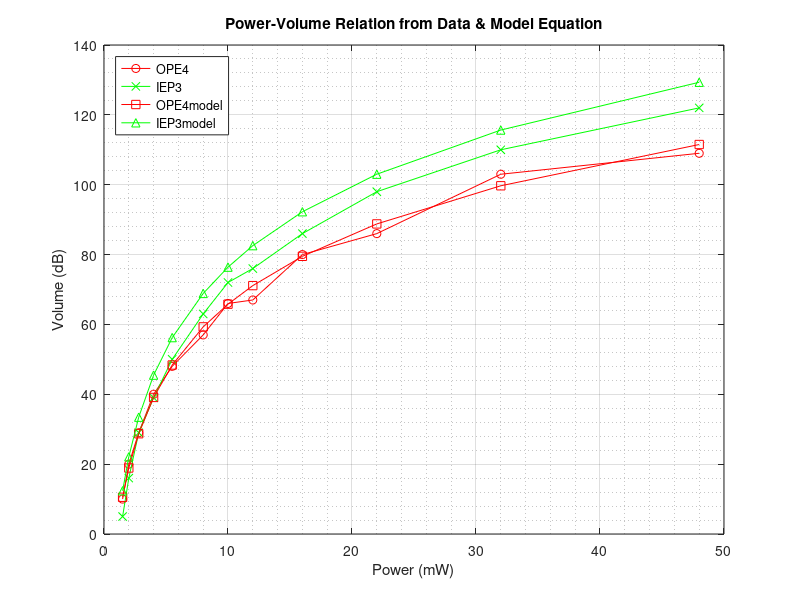

Write MATLAB code to recreate this figure.
%%%%%%%%%%%%%%%%%%%%%%%%%%%%%%%%%%%%%%%%%%%%%%%%%%%%%%%%%%%%%%%%%%%%%
% ENGR 132 
% Program Description 
% This program calculates the power-volume relation for using a model 
% function for head phones. Moreover, the program plots the 
% power-volume relation as a graph for furhter analysis.
%
% Assigment Information
%   Assignment:     PS 03, Problem 2
%   Author:         Tomoki Koike, koike@purdue.edu
%   Team ID:        002-08
%  	Contributor:    no contributor 
%   My contributor(s) helped me:	
%     [ ] understand the assignment expectations without
%         telling me how they will approach it.
%     [ ] understand different ways to think about a solution
%         without helping me plan my solution.
%     [ ] think through the meaning of a specific error or
%         bug present in my code without looking at my code.
%%%%%%%%%%%%%%%%%%%%%%%%%%%%%%%%%%%%%%%%%%%%%%%%%%%%%%%%%%%%%%%%%%%%%

%% ____________________
%% INITIALIZATION

%Import data
volPowData = csvread('Data_volume_power.csv', 2,0);

%Set variable to each column
powCol = volPowData(:,1);   %The columns of the power values
ope4col = volPowData(:,2);  %The columns of the OPE4 volumes 
iep3col = volPowData(:,3);  %The columns of the IPE3 volumes 


%% ____________________
%% CALCULATIONS

% Calculation of the volume of the headphones using the modeled 
% equation.
% OEP4
vOEP4 = 67.1*log10(powCol)-1.3; %model calculation for OPE4
% IEP3
vIEP3 = 77.7*log10(powCol)-1.3; %model calculation for IPE3


%% ____________________
%% FORMATTED FIGURE

% Plotting the data of the original power-volume relation and 
% overlaying by the modeled power-volume relation.
figure
plot(powCol,ope4col,'-or')  % power and volume of OPE4 from data
grid on                     % turning on the grid
grid minor                  % adding minor gridlines
xlabel('Power (mW)')        % adding x-axis label
ylabel('Volume (dB)')       % adding y-axis label
hold on                     % holding the plot to add more 
plot(powCol,iep3col,'-xg')  % power and volume of IPE3 from data
plot(powCol,vOEP4,'-sr')    % power and volume of OPE4 from model
plot(powCol,vIEP3,'-^g')    % power and volume of IPE3 from model
legend('OPE4','IEP3','OPE4model','IEP3model','location','northwest')
                            % adding legends and determining its 
                            % location
title('Power-Volume Relation from Data & Model Equation')
                            % adding the title of the graph
hold off                    % turning off the hold command



%% ____________________
%% ANALYSIS

%% -- Q1
% By examining the graph, the model line for the OPE4 headphone 
% accords more to the curve plotted by the data. Thus, OPE4's 
% model best fits its data.

%% -- Q2
% By visualizing a tangenet line on both model lines, it is 
% fair to say that the model line of IEP3 would have a tangent line
% with a larger slope. Therefore, IEP3 has more sensitivity.


%% -- Q3
% At a volume of 60 dB the OPE4 headphone requires a power of 
% approximately 6.2 mW, whereas IEP3 requires 8.0 mW. This tells 
% that at 60 dB OPE4 is superior in terms of battery longetivity.
% However, at 30 dB OPE4 requires about 2.5 mW and IEP3 requires 
% 3.0 mW which is not that large difference. Nonetheless, from the 
% graph OPE4 headphone may last slightly longer than IEP3. 


%% ____________________
%% ACADEMIC INTEGRITY STATEMENT
% I have not used source code obtained from any other unauthorized
% source, either modified or unmodified.  Neither have I provided
% access to my code to another. The script I am submitting
% is my own original work.